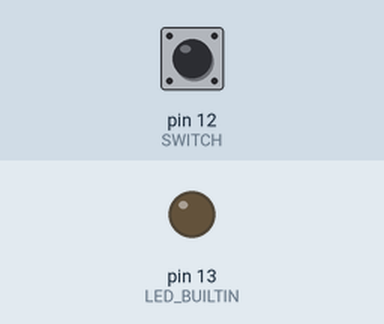
This sketch was run on a simulated Arduino Uno, built with avr-gcc and run on an emulated ATmega328P. Parts: output pins drawn as LEDs (lit = HIGH). The test bench sets the inputs (shaded band); at power-on: pin 12 (SWITCH) HIGH. What the sketch prints to the serial monitor is not drawn.

Above: at 1.2 s.
1.3 s: pin 12 (SWITCH) pulled LOW for 0.15 s
At 2.6 s:
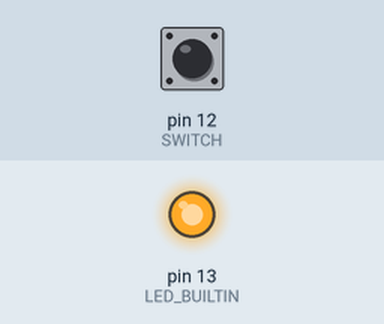
2.9 s: pin 12 (SWITCH) pulled LOW for 1 s
At 5.1 s:
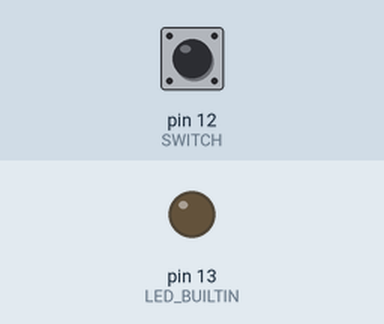
5.4 s: pin 12 (SWITCH) pulled LOW for 3.2 s
At 10.0 s:
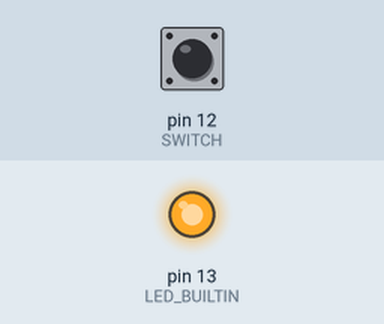
Timing chart, 0 to 11.5 s (numbered marks = the images above; inputs shaded):
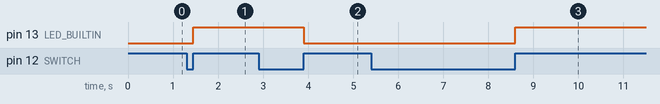

Measured:
- after the input at 1.3 s, pin 13 (LED_BUILTIN): LOW → HIGH after 0.15 s
- after the input at 2.9 s, pin 13 (LED_BUILTIN): HIGH → LOW after 1.0 s
- after the input at 5.4 s, pin 13 (LED_BUILTIN): LOW → HIGH after 3.2 s

The sketch:

acticle_3.ino
```cpp
const int SWITCH = 12;

boolean lightUpLED = false;
int previous = 1;

void setup() {
  Serial.begin(9600);
  pinMode(SWITCH, INPUT_PULLUP);
  pinMode(LED_BUILTIN, OUTPUT);
}

void loop() {
  /*
   * 0 = Pressé
   * 1 = Relaché
   *
   * La condition ci-dessous vérifie si on a actionné l'interrupteur
   * Dans ce cas, on change d'état
   */
 Serial.println(digitalRead(SWITCH));
 if(previous == 0 && digitalRead(SWITCH) == 1) {
    lightUpLED = !lightUpLED;
 }

 digitalWrite(LED_BUILTIN, lightUpLED);
 previous = digitalRead(SWITCH);
}
```
